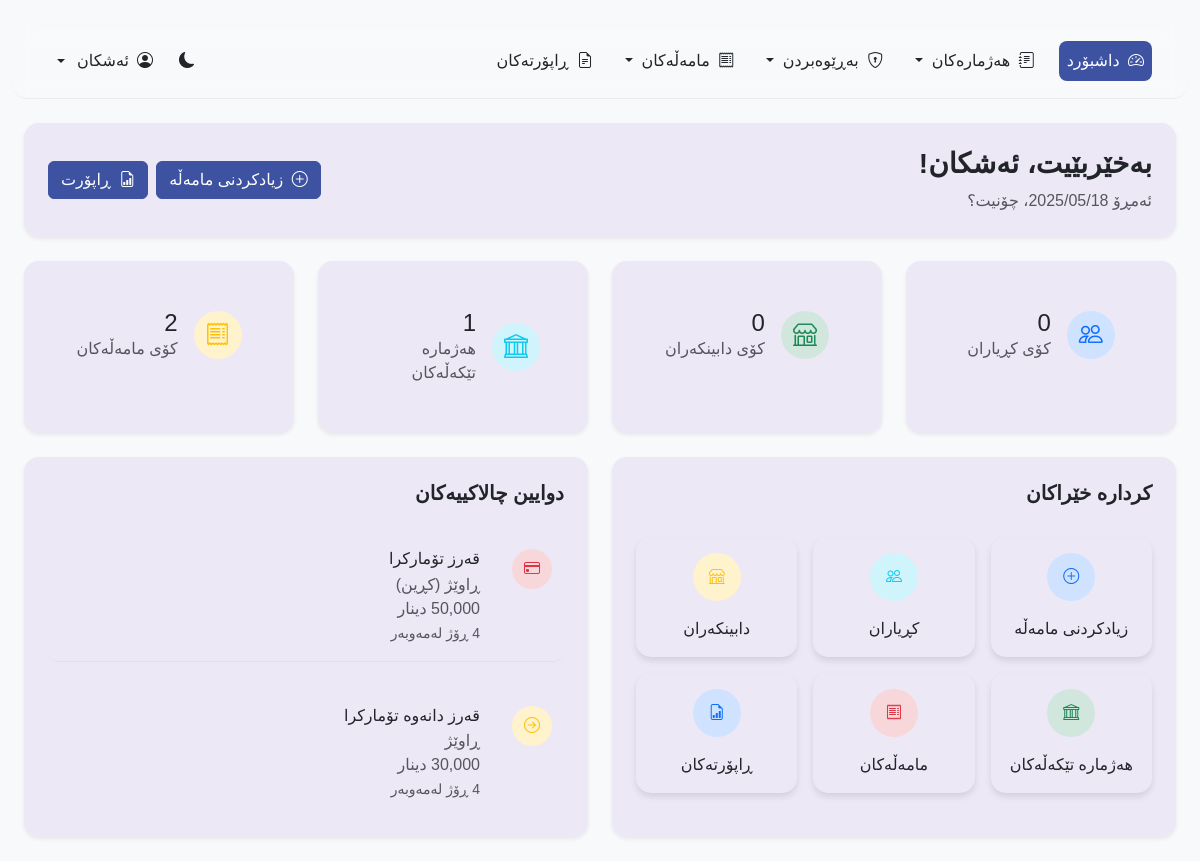
/pages/dashboard.php (signed in), run on the app's committed database.
### tables this page shows
CREATE TABLE `users` (
  `id` int(11) NOT NULL,
  `username` varchar(50) NOT NULL,
  `password` varchar(255) NOT NULL,
  `full_name` varchar(100) NOT NULL,
  `role_id` int(11) DEFAULT NULL,
  `is_active` tinyint(1) DEFAULT 1,
  `last_login` timestamp NULL DEFAULT NULL,
  `created_by` int(11) DEFAULT NULL,
  `created_at` timestamp NOT NULL DEFAULT current_timestamp(),
  `updated_at` timestamp NOT NULL DEFAULT current_timestamp() ON UPDATE current_timestamp()
);

CREATE TABLE `transactions` (
  `id` int(11) NOT NULL,
  `type` enum('credit','cash','advance','payment','collection','advance_refund','advance_collection') NOT NULL,
  `amount` decimal(10,2) NOT NULL,
  `paid_amount` decimal(10,2) DEFAULT 0,
  `date` date NOT NULL,
  `due_date` date DEFAULT NULL,
  `account_type` varchar(50) NOT NULL,
  `customer_id` int(11) DEFAULT NULL,
  `supplier_id` int(11) DEFAULT NULL,
  `mixed_account_id` int(11) DEFAULT NULL,
  `direction` enum('sale','purchase','advance_give','advance_receive') DEFAULT NULL COMMENT 'For mixed accounts: sale = we sell to them, purchase = we buy from them, advance_give = we give advance to them, advance_receive = we receive advance from them',
  `notes` text DEFAULT NULL,
  `created_by` int(11) DEFAULT NULL,
  `created_at` timestamp NOT NULL DEFAULT current_timestamp(),
  `is_deleted` tinyint(1) NOT NULL DEFAULT 0,
  `deleted_at` timestamp NULL DEFAULT NULL
);

CREATE TABLE `mixed_accounts` (
  `id` int(11) NOT NULL,
  `name` varchar(100) NOT NULL,
  `phone1` varchar(20) NOT NULL,
  `phone2` varchar(20) DEFAULT NULL,
  `guarantor_name` varchar(100) DEFAULT NULL,
  `guarantor_phone` varchar(20) DEFAULT NULL,
  `they_owe` decimal(10,2) NOT NULL DEFAULT 0.00,
  `we_owe` decimal(10,2) NOT NULL DEFAULT 0.00,
  `they_advance` decimal(10,2) NOT NULL DEFAULT 0.00,
  `we_advance` decimal(10,2) NOT NULL DEFAULT 0.00,
  `city` varchar(50) NOT NULL,
  `location` enum('inside','outside') NOT NULL DEFAULT 'inside',
  `notes` text DEFAULT NULL,
  `created_by` int(11) DEFAULT NULL,
  `created_at` timestamp NOT NULL DEFAULT current_timestamp(),
  `updated_at` timestamp NOT NULL DEFAULT current_timestamp() ON UPDATE current_timestamp()
);

### pages/dashboard.php (the view, shortened to what the rows shown need)
<?php
$dashboardData = require __DIR__ . '/../process/dashboard/dashboard.php';
$user = $dashboardData['user'];
$stats = $dashboardData['stats'];
$recent_transactions = $dashboardData['recent_transactions'];
?>
<!DOCTYPE html>
<html lang="ku" dir="rtl" data-bs-theme="<?php echo isset($_COOKIE['theme']) ? $_COOKIE['theme'] : 'light'; ?>">
<head>
    <link rel="stylesheet" href="https://cdn.jsdelivr.net/npm/bootstrap@5.3.2/dist/css/bootstrap.rtl.min.css">
    <link rel="stylesheet" href="https://cdn.jsdelivr.net/npm/bootstrap-icons@1.11.3/font/bootstrap-icons.min.css">
    <link rel="stylesheet" href="../assets/css/common.css">
    <link rel="stylesheet" href="../assets/css/navbar.css">
    <link rel="stylesheet" href="../assets/css/dashboard.css">
</head>
<body class="bg-body-tertiary">
    <div class="container-fluid py-4">
        <div class="container-fluid">
            <div class="row mb-4">
                <div class="col-12">
                    <div class="card border-0 shadow-sm">
                        <div class="card-body p-4">
                            <div class="d-flex flex-column flex-md-row justify-content-between align-items-md-center">
                                <div class="welcome-text mb-3 mb-md-0">
                                    <h1 class="h3 mb-2">بەخێربێیت، <?php echo htmlspecialchars($user['full_name']); ?>!</h1>
                                    <p class="text-muted mb-0">ئەمڕۆ <?php echo date('Y/m/d'); ?>، چۆنیت؟</p>
                                </div>
                            </div>
                        </div>
                    </div>
                </div>
            </div>
            <div class="row g-4 mb-4">
                <div class="col-12 col-sm-6 col-xl-3">
                    <div class="card h-100 border-0 shadow-sm stat-card">
                        <div class="card-body p-4">
                            <div class="d-flex align-items-center">
                                <div>
                                    <h3 class="fs-4 mb-0"><?php echo $stats['total_mixed_accounts']; ?></h3>
                                    <p class="text-muted mb-0">هەژمارە تێکەڵەکان</p>
                                </div>
                            </div>
                        </div>
                    </div>
                </div>
                <div class="col-12 col-sm-6 col-xl-3">
                    <div class="card h-100 border-0 shadow-sm stat-card">
                        <div class="card-body p-4">
                            <div class="d-flex align-items-center">
                                <div>
                                    <h3 class="fs-4 mb-0"><?php echo $stats['total_transactions']; ?></h3>
                                    <p class="text-muted mb-0">کۆی مامەڵەکان</p>
                                </div>
                            </div>
                        </div>
                    </div>
                </div>
            </div>
            <div class="row g-4">
                <div class="col-12 col-lg-6">
                    <div class="card border-0 shadow-sm h-100">
                        <div class="card-body">
                            <div class="activity-list">
                                <?php if (empty($recent_transactions)): ?>
                                <div class="text-center text-muted py-3">
                                    هیچ چالاکییەک نییە
                                </div>
                                <?php else: ?>
                                    <?php foreach ($recent_transactions as $index => $transaction):
                                        $typeText = "";
                                        $typeIcon = "";
                                        $typeClass = "";
                                        switch ($transaction['type']) {
                                            case 'credit':
                                                $typeText = "قەرز";
                                                $typeIcon = "credit-card";
                                                $typeClass = "danger";
                                                break;
                                            case 'payment':
                                                $typeText = "قەرز دانەوە";
                                                $typeIcon = "arrow-right-circle";
                                                $typeClass = "warning";
                                                break;
                                        }
                                        $accountName = "";
                                        if (!empty($transaction['customer_id']) && !empty($transaction['customer_name'])) {
                                            $accountName = $transaction['customer_name'];
                                        } elseif (!empty($transaction['supplier_id']) && !empty($transaction['supplier_name'])) {
                                            $accountName = $transaction['supplier_name'];
                                        } elseif (!empty($transaction['mixed_account_id']) && !empty($transaction['mixed_account_name'])) {
                                            $accountName = $transaction['mixed_account_name'];
                                            if ($transaction['direction'] === "sale") {
                                                $accountName .= " (فرۆشتن)";
                                            } elseif ($transaction['direction'] === "purchase") {
                                                $accountName .= " (کڕین)";
                                            }
                                        }
                                        $created_at = new DateTime($transaction['created_at']);
                                        $now = new DateTime();
                                        $interval = $now->getTimestamp() - $created_at->getTimestamp();
                                        if ($interval < 60) {
                                            $timeAgo = $interval . ' چرکە لەمەوبەر';
                                        } elseif ($interval < 3600) {
                                            $minutes = floor($interval / 60);
                                            $timeAgo = $minutes . ' خولەک لەمەوبەر';
                                        } elseif ($interval < 86400) {
                                            $hours = floor($interval / 3600);
                                            $timeAgo = $hours . ' کاتژمێر لەمەوبەر';
                                        } elseif ($interval < 2592000) {
                                            $days = floor($interval / 86400);
                                            $timeAgo = $days . ' ڕۆژ لەمەوبەر';
                                        } elseif ($interval < 31536000) {
                                            $months = floor($interval / 2592000);
                                            $timeAgo = $months . ' مانگ لەمەوبەر';
                                        } else {
                                            $years = floor($interval / 31536000);
                                            $timeAgo = $years . ' ساڵ لەمەوبەر';
                                        }
                                        $isLast = ($index === count($recent_transactions) - 1);
                                    ?>
                                    <div class="activity-item d-flex align-items-start <?php echo !$isLast ? 'mb-3 pb-3 border-bottom' : ''; ?>">
                                        <div class="activity-icon bg-<?php echo $typeClass; ?>-subtle text-<?php echo $typeClass; ?> rounded-circle p-2 me-3">
                                            <i class="bi bi-<?php echo $typeIcon; ?>"></i>
                                        </div>
                                        <div class="activity-info">
                                            <h6 class="mb-1"><?php echo $typeText; ?> تۆمارکرا</h6>
                                            <p class="mb-0 text-muted"><?php echo htmlspecialchars($accountName); ?></p>
                                            <p class="mb-0 text-muted"><?php echo number_format($transaction['amount']); ?> دینار</p>
                                            <small class="text-muted"><?php echo $timeAgo; ?></small>
                                        </div>
                                    </div>
                                    <?php endforeach; ?>
                                <?php endif; ?>
                            </div>
                        </div>
                    </div>
                </div>
            </div>
        </div>
    </div>
</body>
</html>

### data on the page
users: full_name "ئەشکان"
transactions: mixed_account "1", id "2", type "قەرز", accountName "ڕاوێژ (کڕین)", amount "50,000", created_at "4 ڕۆژ لەمەوبەر"
transactions: type "قەرز دانەوە", mixed_account.name "ڕاوێژ", amount "30,000", created_at "4 ڕۆژ لەمەوبەر"

### other printed values
$user_full_name "ئەشکان"
$stats['total_customers'] "0"
$stats['total_suppliers'] "0"
